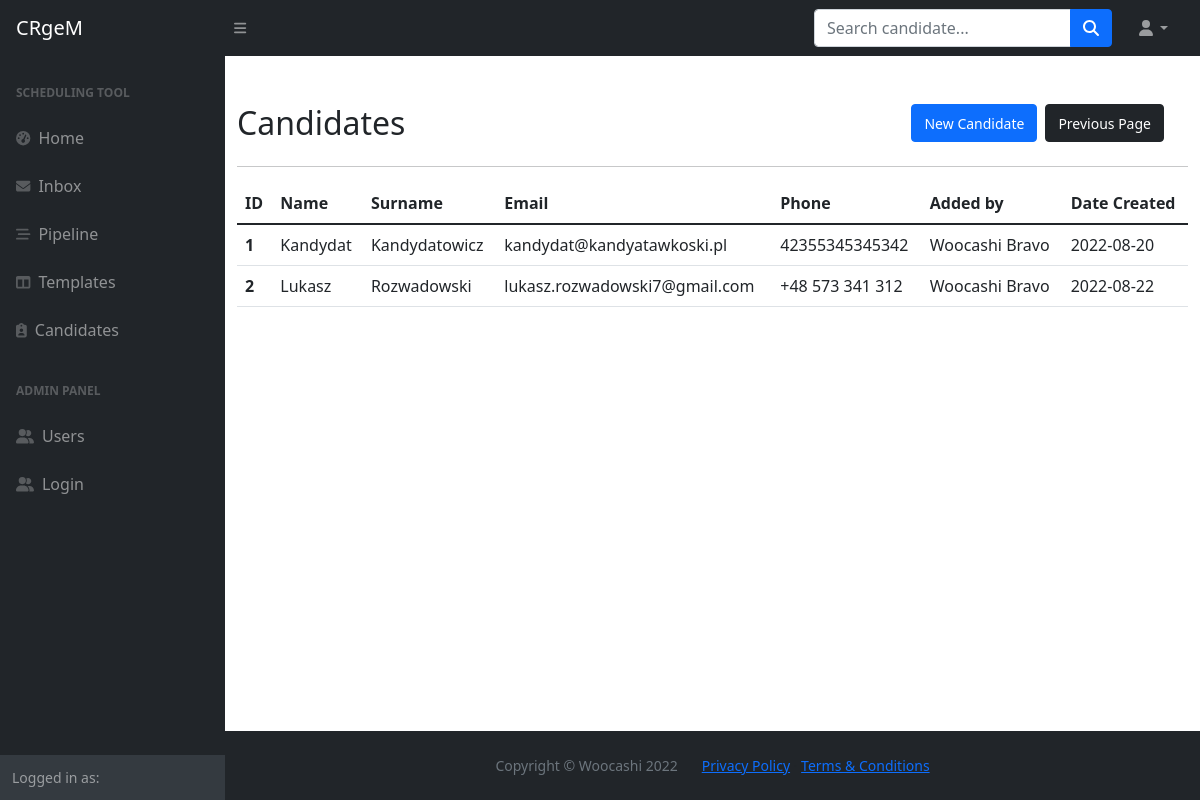
/candidates, run on an earlier commit of the app's database.
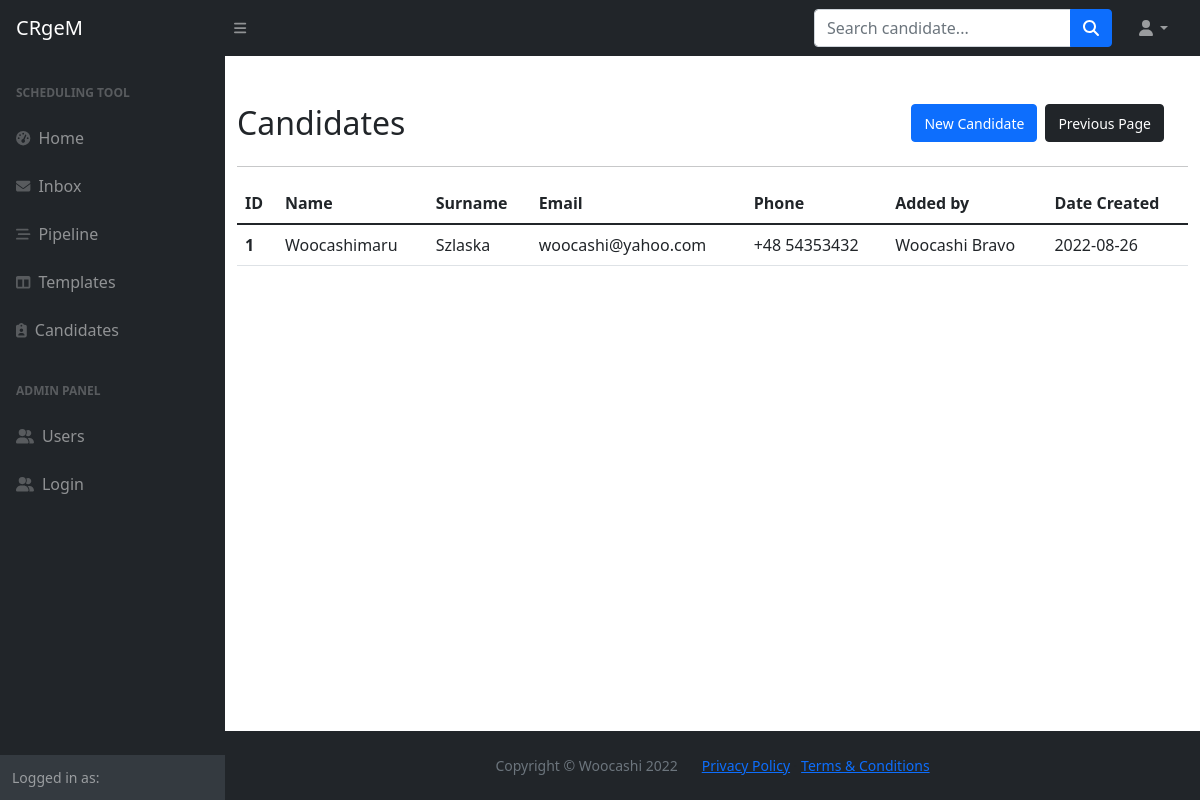
And on a later commit of the database.
### main.py (models this page shows)
class Candidate(db.Model, Base):
    __tablename__="candidates"
    id = db.Column(db.Integer, primary_key=True)
    first_name = db.Column(db.String, nullable=False)
    last_name = db.Column(db.String, nullable=False)
    full_name = db.Column(db.String, nullable=False)
    email = db.Column(db.String, nullable=False, unique=True)
    phone = db.Column(db.String, nullable=False)
    cv = db.Column(db.String, nullable=True)
    owner_id = Column(Integer, ForeignKey('users.id'))
    created_by = relationship("User", back_populates="candidates")
    created_date = db.Column(db.Date, nullable=False)
    tasks = relationship("Task", back_populates="candidate")
    message = relationship("Message", primaryjoin="Message.candidate_id==Candidate.id", back_populates="candidate")

class User(db.Model, UserMixin, Base):
    __tablename__="users"
    id = db.Column(db.Integer, primary_key=True)
    first_name = db.Column(db.String, nullable=False)
    last_name = db.Column(db.String, nullable=False)
    full_name = db.Column(db.String, nullable=False)
    email = db.Column(db.String, nullable=False, unique=True)
    phone = db.Column(db.String, nullable=False)
    type = db.Column(db.String, nullable=False)
    password = db.Column(db.String, nullable=False)
    templates = relationship("Template", back_populates="created_by")
    candidates = relationship("Candidate", back_populates="created_by")
    tasks_sent = relationship("Task", primaryjoin="User.id==Task.sender_id", back_populates="from_user")
    tasks_received = relationship("Task", primaryjoin="User.id==Task.recipient_id", back_populates="to_user")
    tasks_delegated = relationship("Task", primaryjoin="User.id==Task.delegate_id", back_populates="delegated_by")
    message = relationship("Message", primaryjoin="Message.user_id==User.id", back_populates="user")

### main.py (the view)
@app.route('/candidates')
def candidates():
    candidates = db.session.query(Candidate).all()
    return render_template('candidates.html', candidates=candidates, current_user=current_user)

### templates/candidates.html
{% import "bootstrap/wtf.html" as wtf %}
{% include 'header.html' %}
	<main>
		<div class="container mt-4">
			<div class="row d-flex align-items-center">
				<div class="row d-flex justify-content-between">
					<div class="col">
						<h2 class="mt-4">Candidates</h2>
					</div>
					<div class="col d-flex justify-content-end mt-4">
						<span><a class="btn btn-primary ms-2" href="{{url_for('candidates_new', form=form)}}"><small>New Candidate</small></a></span>
						<span><a class="btn btn-dark ms-2" href="javascript:history.back()"><small>Previous Page</small></a></span>
					</div>
				</div>
			</div>
			<hr>
			{% if candidates|length == 0 %}
			<p>There are no candidates registered in this CRM environment</p>
			{% else %}
			<table class="table">
				  <thead>
				    <tr>
				      <th scope="col">ID</th>
				      <th scope="col">Name</th>
				      <th scope="col">Surname</th>
				      <th scope="col">Email</th>
					    <th scope="col">Phone</th>
					    <th scope="col">Added by</th>
					    <th scope="col">Date Created</th>
				    </tr>
				  </thead>
				  <tbody>
				  {% for candidate in candidates %}
				    <tr>
				      <th scope="row">{{candidate.id}}</th>
				      <td>{{candidate.first_name}}</td>
				      <td>{{candidate.last_name}}</td>
				      <td>{{candidate.email}}</td>
					    <td>{{candidate.phone}}</td>
					    <td>{{candidate.created_by.full_name}}</td>
					    <td>{{candidate.created_date}}</td>
				    </tr>
				  {% endfor %}
				  </tbody>
				</table>
			{% endif %}
		</div>
	</main>
{% include 'footer.html' %}

### templates/header.html (shortened to what this page needs)
<!DOCTYPE html>
<html lang="en">
    <head>
        <link href="https://cdn.jsdelivr.net/npm/simple-datatables@latest/dist/style.css" rel="stylesheet" />
        <link href="{{ url_for('static', filename='css/styles.css') }}" rel="stylesheet" />
    </head>
    <body class="sb-nav-fixed">
        <nav class="sb-topnav navbar navbar-expand navbar-dark bg-dark">
            <a class="navbar-brand ps-3" href="{{ url_for('home') }}">CRgeM</a>
            <button class="btn btn-link btn-sm order-1 order-lg-0 me-4 me-lg-0" id="sidebarToggle" href="#!"><i class="fas fa-bars"></i></button>
            <form class="d-none d-md-inline-block form-inline ms-auto me-0 me-md-3 my-2 my-md-0">
                <div class="input-group">
                    <input class="form-control" type="text" placeholder="Search candidate..." aria-label="Search for..." aria-describedby="btnNavbarSearch" />
                    <button class="btn btn-primary" id="btnNavbarSearch" type="button"><i class="fas fa-search"></i></button>
                </div>
            </form>
            <ul class="navbar-nav ms-auto ms-md-0 me-3 me-lg-4">
                <li class="nav-item dropdown">
                    <a class="nav-link dropdown-toggle" id="navbarDropdown" href="#" role="button" data-bs-toggle="dropdown" aria-expanded="false"><i class="fas fa-user fa-fw"></i></a>
                </li>
            </ul>
        </nav>
        <div id="layoutSidenav">
            <div id="layoutSidenav_nav">
                <nav class="sb-sidenav accordion sb-sidenav-dark" id="sidenavAccordion">
                    <div class="sb-sidenav-menu">
                        <div class="nav">
                            <div class="sb-sidenav-menu-heading">Scheduling tool</div>
                            <a class="nav-link" href={{url_for('home')}}>
                                <div class="sb-nav-link-icon"><i class="fas fa-tachometer-alt"></i></div>
                                Home
                            <a class="nav-link" href="{{url_for('inbox')}}">
                                <div class="sb-nav-link-icon"><i class="fa-solid fa-envelope"></i></div>
                                Inbox
                            </a>
                            <a class="nav-link" href={{url_for('pipeline')}}>
                                <div class="sb-nav-link-icon"><i class="fa-solid fa-bars-staggered"></i></div>
                                Pipeline
                            </a>
                            <a class="nav-link" href={{url_for('templates')}}>
                                <div class="sb-nav-link-icon"><i class="fas fa-columns"></i></div>
                                Templates
                            </a>
                            <a class="nav-link" href={{url_for('candidates')}}>
                                <div class="sb-nav-link-icon me-2"><i class="fa-solid fa-clipboard-user"></i></div>
                                Candidates
                            </a>
                            <div class="sb-sidenav-menu-heading">ADMIN PANEL</div>
                            <a class="nav-link" href="{{url_for('users')}}">
                                <div class="sb-nav-link-icon"><i class="fa-solid fa-user-group"></i></div>
                                Users
                            </a>
                            <a class="nav-link" href="{{url_for('login')}}">
                                <div class="sb-nav-link-icon"><i class="fa-solid fa-user-group"></i></div>
                                Login
                            </a>
                        </div>
                    </div>
                    {% if current_user %}
                    <div class="sb-sidenav-footer">
                        <div class="small">Logged in as:</div>
                    </div>
                    {% endif %}
                </nav>
            </div>
            <div id="layoutSidenav_content">

### templates/footer.html (shortened to what this page needs)
<footer class="py-4 bg-dark mt-auto">
                    <div class="container-fluid px-4">
                        <div class="d-flex align-items-center justify-content-center small">
                            <div class="text-muted me-4">Copyright &copy; Woocashi 2022</div>
                            <div>
                                <a href="#">Privacy Policy</a>
                                &middot;
                                <a href="#">Terms &amp; Conditions</a>
                            </div>
                        </div>
                    </div>
                </footer>
            </div>
        </div>
    </body>
</html>

What changed in the data, as far as the page shows it:
removed Candidate: id "2", first_name "Lukasz", last_name "Rozwadowski", email "lukasz.rozwadowski7@gmail.com", phone "+48 573 341 312", created_by.full_name "Woocashi Bravo", created_date "2022-08-22"
changed Candidate "Woocashi Bravo": first_name "Kandydat" → "Woocashimaru"; last_name "Kandydatowicz" → "Szlaska"; email "kandydat@kandyatawkoski.pl" → "woocashi@yahoo.com"; phone "42355345345342" → "+48 54353432"; created_date "2022-08-20" → "2022-08-26"
